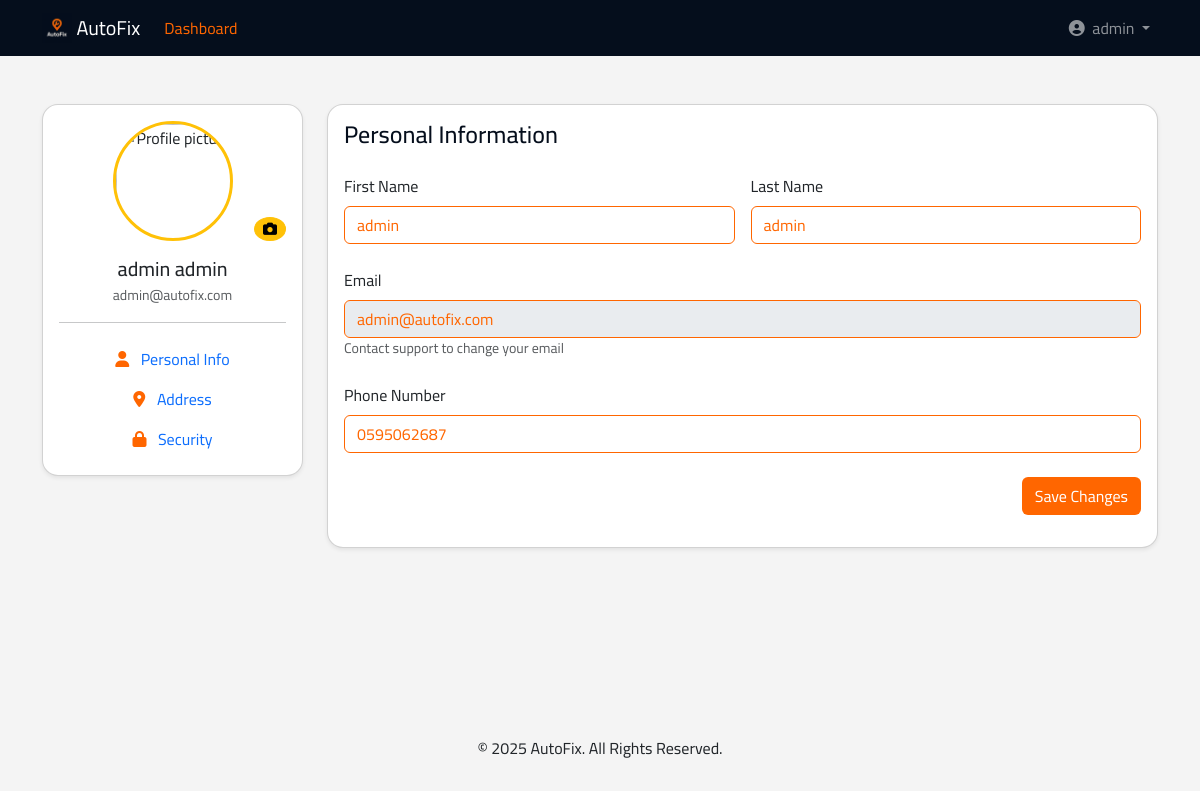
The app's page /accounts/profile/ (signed in) with its own data.
### accounts/models.py (models this page shows, shortened)
class User(AbstractUser):
    username = None
    email = models.EmailField(unique=True)
    phone = models.CharField(max_length=15, unique=True, blank=True)
    is_workshop_owner = models.BooleanField(default=False)
    address = models.ForeignKey(Address, on_delete=models.SET_NULL, null=True, blank=True)
    objects = UserManager()
    USERNAME_FIELD = 'email'
    REQUIRED_FIELDS = ['first_name', 'last_name']  # names required for registration
    def get_full_name(self):
        return f"{self.first_name} {self.last_name}"
    def get_short_name(self):
        return self.first_name

### accounts/views.py (the view)
# urls.py: path('profile/', views.profile, name='profile'),
def profile(request):
    if not request.user.is_authenticated:
        return redirect('landing:main')
    context = {
        'user': request.user,
        'GOOGLE_MAPS_API_KEY': settings.GOOGLE_MAPS_API_KEY
    }
    return render(request, 'accounts/profile.html', context)

### templates/accounts/profile.html (shortened to what this page needs)
{% extends "base.html" %}
{% load static %}
{% load bootstrap5 %}
{% block content %}
<div class="container py-5">
    <div class="row">
        <div class="col-md-3 mb-4">
            <div class="card shadow-sm rounded-4">
                <div class="card-body text-center">
                    <div class="position-relative mb-3">
                        <img src="{% static 'img/default-avatar.png' %}"
                             class="rounded-circle border border-3 border-warning"
                             width="120" height="120"
                             alt="Profile picture">
                        <button class="btn btn-sm btn-warning position-absolute bottom-0 end-0 rounded-circle">
                            <i class="fas fa-camera"></i>
                        </button>
                    </div>
                    <h5 class="mb-1">{{ user.get_full_name }}</h5>
                    <p class="text-muted small mb-3">{{ user.email }}</p>
                    <hr>
                    <ul class="nav flex-column">
                        <li class="nav-item">
                            <a class="nav-link active" href="#personal-info" data-bs-toggle="tab">
                                <i class="fas fa-user me-2" style="color: #ff6600;"></i> Personal Info
                            </a>
                        </li>
                        <li class="nav-item">
                            <a class="nav-link" href="#address" data-bs-toggle="tab">
                                <i class="fas fa-map-marker-alt me-2" style="color: #ff6600;"></i> Address
                            </a>
                        </li>
                        <li class="nav-item">
                            <a class="nav-link" href="#security" data-bs-toggle="tab">
                                <i class="fas fa-lock me-2" style="color: #ff6600;"></i> Security
                            </a>
                        </li>
                    </ul>
                </div>
            </div>
        </div>
        <div class="col-md-9">
            <div class="card shadow-sm rounded-4">
                <div class="card-body">
                    <div class="tab-content">
                        <div class="tab-pane fade show active" id="personal-info">
                            <h4 class="mb-4" style="color: #050e1c;">Personal Information</h4>
                            <form method="post" action="{% url 'accounts:profile_update' %}">
                                <div class="row g-3 mb-4">
                                    <div class="col-md-6">
                                        <label class="form-label">First Name</label>
                                        <input type="text" name="first_name" value="{{ user.first_name }}"
                                               class="form-control" style="border-color: #ff6600; color: #ff6600;">
                                    </div>
                                    <div class="col-md-6">
                                        <label class="form-label">Last Name</label>
                                        <input type="text" name="last_name" value="{{ user.last_name }}"
                                               class="form-control" style="border-color: #ff6600; color: #ff6600;">
                                    </div>
                                </div>
                                <div class="mb-4">
                                    <label class="form-label">Email</label>
                                    <input type="email" value="{{ user.email }}"
                                           class="form-control" style="border-color: #ff6600; color: #ff6600;" disabled>
                                    <small class="text-muted">Contact support to change your email</small>
                                </div>
                                <div class="mb-4">
                                    <label class="form-label">Phone Number</label>
                                    <input type="tel" name="phone" value="{{ user.phone }}"
                                           class="form-control" style="border-color: #ff6600; color: #ff6600;"
                                           placeholder="05xxxxxxxx">
                                </div>
                                <div class="d-flex justify-content-end">
                                    <button type="submit" class="btn" style="background-color: #ff6600; color: #fff;">
                                        Save Changes
                                    </button>
                                </div>
                            </form>
                        </div>
                    </div>
                </div>
            </div>
        </div>
    </div>
</div>
{% endblock %}

### templates/base.html (shortened to what this page needs)
{% load static bootstrap5 %}
{% bootstrap_css %}
<!DOCTYPE html>
<html lang="en">
<head>
    <link rel="stylesheet" href="https://cdnjs.cloudflare.com/ajax/libs/font-awesome/6.4.0/css/all.min.css">
    <link rel="stylesheet" href="{% static 'css/main.css' %}">
</head>
<body class="d-flex flex-column min-vh-100">
    <nav class="navbar navbar-expand-lg navbar-dark" style="background-color: #050e1c;">
        <div class="container">
            {% if user.is_authenticated %}
                <a class="navbar-brand" href="{% url 'landing:dashboard' %}">
                    <img src="{% static 'img/dark_logo.png' %}" alt="AutoFix Logo" width="30" height="30" class="d-inline-block align-top">
                    AutoFix
                </a>
            {% else %}
                <a class="navbar-brand" href="{% url 'landing:main' %}">
                    <img src="{% static 'img/dark_logo.png' %}" alt="AutoFix Logo" width="30" height="30" class="d-inline-block align-top">
                    AutoFix
                </a>
            {% endif %}
            <div class="collapse navbar-collapse" id="navbarMain">
                <ul class="navbar-nav me-auto">
                    {% if user.is_authenticated %}
                    <li class="nav-item">
                        <a class="nav-link" href="{% url 'landing:dashboard' %}" style="color: #ff6600;">Dashboard</a>
                    </li>
                    {% endif %}
                </ul>
                <ul class="navbar-nav ms-auto">
                    {% if user.is_authenticated %}
                        <li class="nav-item dropdown">
                            <a class="nav-link dropdown-toggle" href="#" id="userDropdown" role="button" data-bs-toggle="dropdown">
                                <i class="fas fa-user-circle me-1"></i> {{ user.get_short_name }}
                            </a>
                        </li>
                    {% endif %}
                </ul>
            </div>
        </div>
    </nav>
    <main class="flex-grow-1">
        {% block content %}{% endblock %}
    </main>
    <footer class="text-center py-4">
        <p>&copy; {% now "Y" %} AutoFix. All Rights Reserved.</p>
    </footer>
</body>
</html>

### static/css/main.css (style rules this page uses)
body { background-color: #f4f4f4; font-family: 'Cairo', sans-serif; }

### records on screen
User: get_short_name "admin", get_full_name "admin admin", email "admin@autofix.com", first_name "admin", last_name "admin", phone "0595062687"
